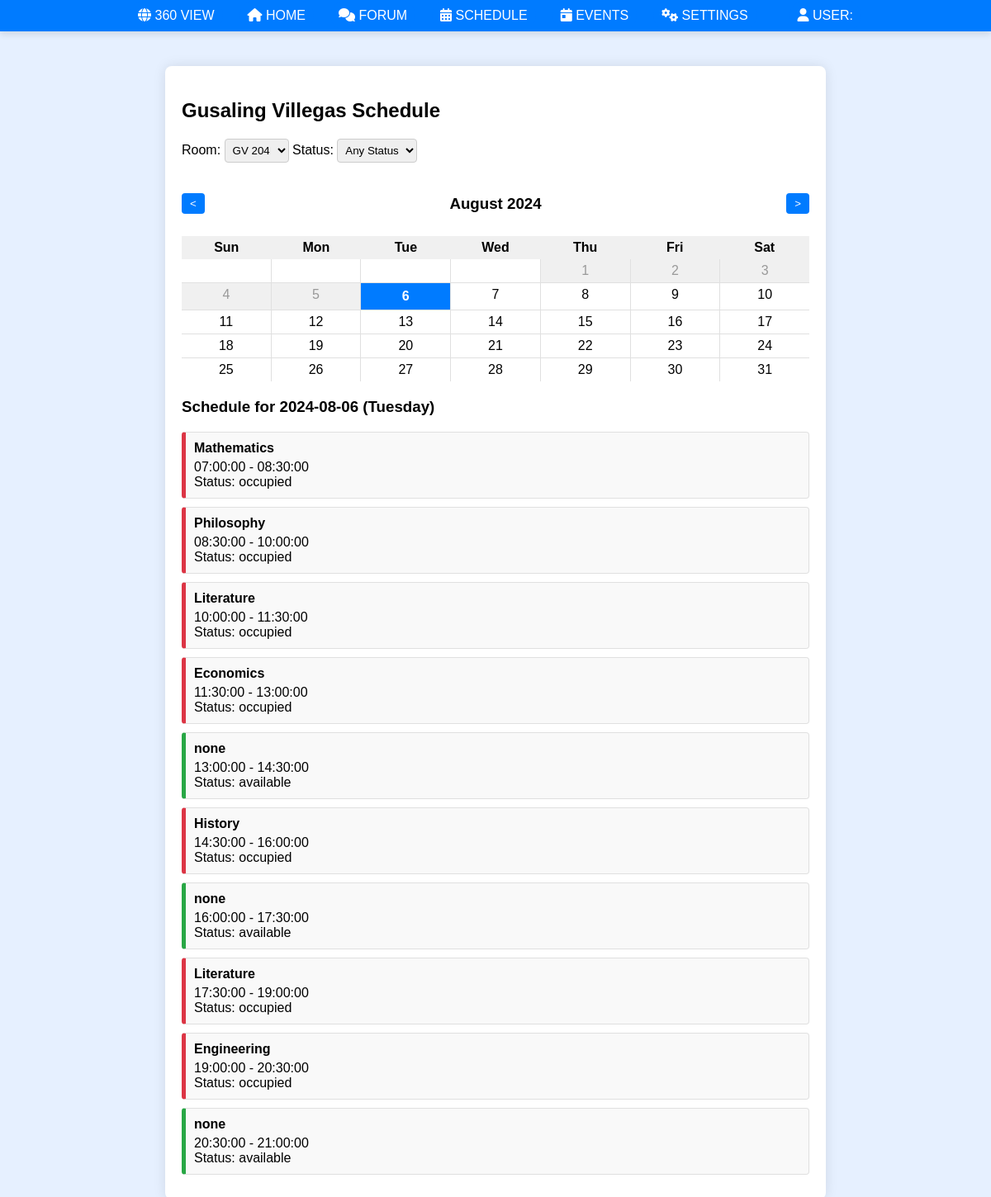
Before: /gvschedule.php with the older database file.
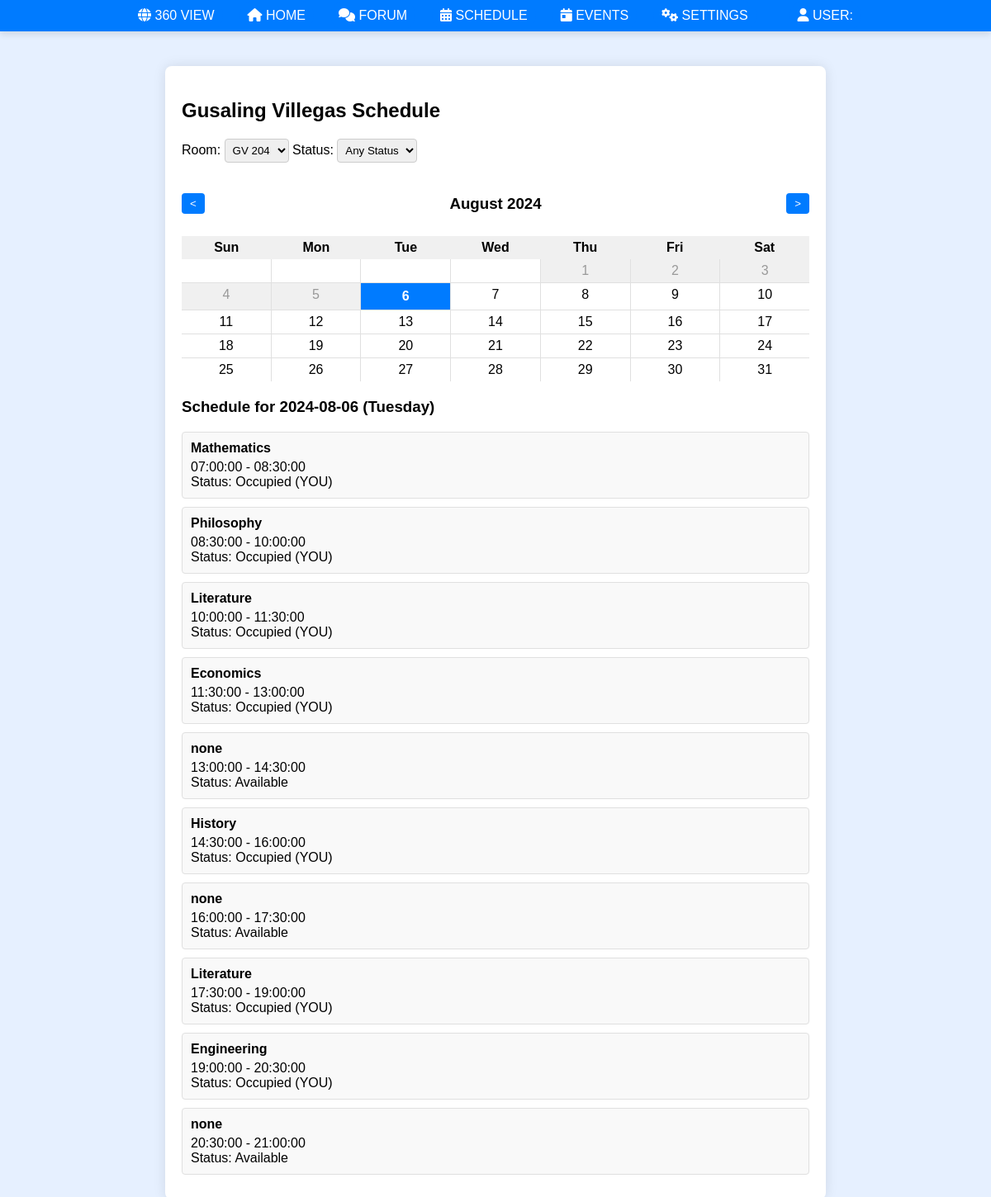
After: the same page with the newer database file.
### tables this page shows
CREATE TABLE `schedules` (
  `schedule_id` int(11) NOT NULL,
  `room_id` int(11) NOT NULL,
  `day_of_week` enum('Monday','Tuesday','Wednesday','Thursday','Friday','Saturday') NOT NULL,
  `start_time` time NOT NULL,
  `end_time` time NOT NULL,
  `status` enum('Available','Occupied','Pending') DEFAULT 'Available',
  `subject` varchar(50) DEFAULT NULL,
  `user_id` int(11) DEFAULT NULL
);

### public/gvschedule.php (the view, shortened to what the changed rows need)
<?php
require_once 'includes/dbh.inc.php';
$building_name = 'Gusaling Villegas';
$selected_room_id = null;
$selected_date = null;
if (isset($_POST['room'])) {
    $selected_room_id = $_POST['room'];
    $_SESSION['selected_room_id'] = $selected_room_id;
} else if (isset($_SESSION['selected_room_id'])) {
    $selected_room_id = $_SESSION['selected_room_id'];
} else {
    $sql = "SELECT room_id FROM rooms WHERE building = :building LIMIT 1";
    $stmt = $pdo->prepare($sql);
    $stmt->execute([':building' => $building_name]);
    $room = $stmt->fetch(PDO::FETCH_ASSOC);
    $selected_room_id = $room['room_id'] ?? null;
}
if (isset($_POST['date'])) {
    $selected_date = $_POST['date'];
    $_SESSION['selected_date'] = $selected_date;
} else if (isset($_SESSION['selected_date'])) {
    $selected_date = $_SESSION['selected_date'];
} else {
    $selected_date = date('Y-m-d');
}
?>
<!DOCTYPE html>
<html lang="en">
<head>
    <link rel="stylesheet" href="assets/dropdown.css">
    <link rel="stylesheet" href="assets/schedule.css">
    <link rel="stylesheet" href="https://cdnjs.cloudflare.com/ajax/libs/font-awesome/6.0.0-beta3/css/all.min.css">
</head>
<body>
    <div class="building-schedule-container">
        <h2><?php echo htmlspecialchars($building_name); ?> Schedule</h2>
        <div id="schedule-details">
            <div id="schedule-container">
            <?php
            if ($selected_room_id) {
                $room_id = $selected_room_id;
                $sql = "SELECT schedules.*, users.full_name FROM schedules LEFT JOIN users ON schedules.user_id = users.user_id WHERE schedules.room_id = :room_id AND schedules.day_of_week = :day_of_week";
                $params = [
                    ':room_id' => $room_id,
                    ':day_of_week' => date('l', strtotime($selected_date))
                ];
                $sql .= " ORDER BY schedules.start_time";
                $stmt = $pdo->prepare($sql);
                $stmt->execute($params);
                $schedules = $stmt->fetchAll(PDO::FETCH_ASSOC);
                foreach ($schedules as $schedule) {
                    echo "<div class='schedule-item {$schedule['status']}'>";
                    echo "<h4>{$schedule['subject']}</h4>";
                    echo "<p>{$schedule['start_time']} - {$schedule['end_time']}</p>";
                    echo "<p>Status: ";
                    if ($schedule['status'] == 'Available') {
                        echo "<span class=\"available\">{$schedule['status']}</span>";
                    } elseif ($schedule['status'] == 'Occupied' && $schedule['user_id'] == $_SESSION['user_id']) {
                        echo "<span class=\"occupied-own\">{$schedule['status']} (YOU)</span>";
                    } elseif ($schedule['status'] == 'Pending') {
                        echo "<span class=\"pending\">{$schedule['status']}</span>";
                    } else {
                        echo "<span class=\"occupied\">{$schedule['status']}</span>";
                    }
                    echo "</p>";
                    echo "</div>";
                }
            }
            ?>
</body>
</html>

Changed rows visible on the page:
changed schedules "Mathematics": status "occupied" → "Occupied"
changed schedules "Philosophy": status "occupied" → "Occupied"
changed schedules (number 3 of 10 on the later page): status "occupied" → "Occupied"
changed schedules "Economics": status "occupied" → "Occupied"
changed schedules (number 5 of 10 on the later page): status "available" → "Available"
changed schedules "History": status "occupied" → "Occupied"
changed schedules (number 7 of 10 on the later page): status "available" → "Available"
changed schedules (number 8 of 10 on the later page): status "occupied" → "Occupied"
changed schedules "Engineering": status "occupied" → "Occupied"
changed schedules (number 10 of 10 on the later page): status "available" → "Available"
